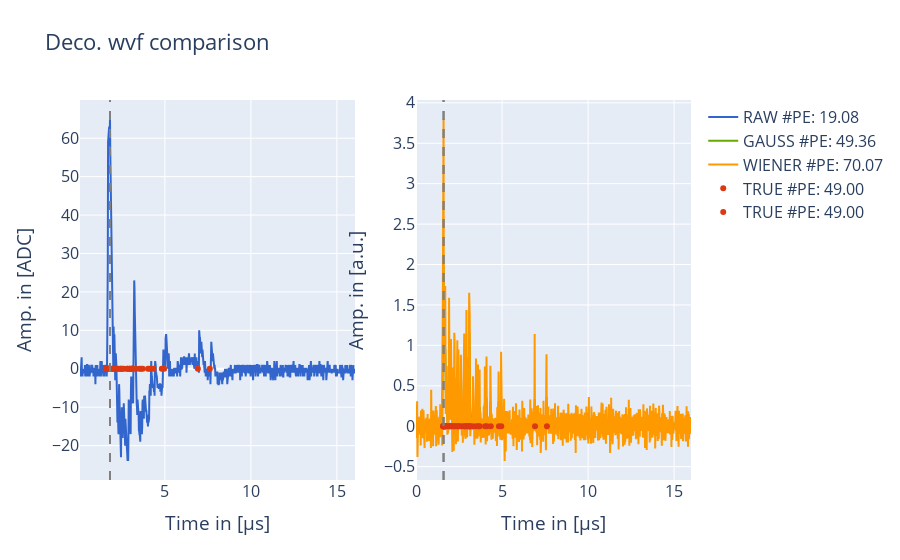

This figure's notebook cell:
### Markdown cell above
*** VISUALIZE DATA ***

### Code cell
num = np.random.randint(len(data1["RECO"]["WVF"]))
# num = np.where(np.asarray(data2["RECO"]["CH"]) == 232)[0][0]
print(num)

fig = make_subplots(rows=1, cols=2,subplot_titles=('', ''))

fig.add_trace(go.Scatter(line=dict(color=color_map[data1["LABEL"]]),name="%s #PE: %.2f"%(data1["LABEL"],data1["RECO"]["PE"][num]),x=data1["RECO"]["WVF_X"][num],y=data1["RECO"]["WVF"][num]-data1["PEDESTAL"]),col=1,row=1)
fig.add_trace(go.Scatter(line=dict(color=color_map[data2["LABEL"]]),name="%s #PE: %.2f"%(data2["LABEL"],data2["RECO"]["PE"][num]),x=data2["RECO"]["WVF_X"][num],y=data2["RECO"]["WVF"][num]),col=2,row=1)
fig.add_trace(go.Scatter(line=dict(color=color_map[data3["LABEL"]]),name="%s #PE: %.2f"%(data3["LABEL"],data3["RECO"]["PE"][num]),x=data3["RECO"]["WVF_X"][num],y=data3["RECO"]["WVF"][num]),col=2,row=1)

fig.add_vline(x=data1["RECO"]["T0"][num], line_width=2, line_dash="dash", line_color="gray",col=1)
fig.add_vline(x=data2["RECO"]["T0"][num], line_width=2, line_dash="dash", line_color="gray",col=2)
fig.add_vline(x=data3["RECO"]["T0"][num], line_width=2, line_dash="dash", line_color="gray",col=2)

try:
    if len(data1["TRUE"]["PETIMES"][num]) > 100:
        fig.add_trace(go.Histogram(name="TRUE #PE: %.2f"%(len(data1["TRUE"]["PETIMES"][num])),x=np.asarray(data1["TRUE"]["PETIMES"][num])+data1["PRETRIGGER"]*data1["SAMPLING"]*1e6),col=1,row=1)
    else:
        fig.add_trace(go.Scatter(mode="markers",line=dict(color="#DC3912"),name="TRUE #PE: %.2f"%(len(data1["TRUE"]["PETIMES"][num])),x=np.asarray(data1["TRUE"]["PETIMES"][num])+data1["PRETRIGGER"]*data1["SAMPLING"]*1e6,y=np.zeros(len(data1["TRUE"]["PETIMES"][num]))),col=1,row=1)
        fig.add_trace(go.Scatter(mode="markers",line=dict(color="#DC3912"),name="TRUE #PE: %.2f"%(len(data1["TRUE"]["PETIMES"][num])),x=np.asarray(data1["TRUE"]["PETIMES"][num])+data1["PRETRIGGER"]*data1["SAMPLING"]*1e6,y=np.zeros(len(data1["TRUE"]["PETIMES"][num]))),col=2,row=1)
except:
    print("WVF WITHOUT TRUE PHOTONS")
    
fig.update_layout(title = "Deco. wvf comparison",xaxis_title  = "Time in [&mu;s]",yaxis_title  = "Amp. in [ADC]",xaxis2_title = "Time in [&mu;s]",yaxis2_title = "Amp. in [a.u.]",)
fig.update_layout(autosize=True,font=dict(size=16))

fig.show()

### Figure 1 — Plotly figure (JSON) as saved in the notebook; plotly's stock layout.template omitted (floating-point values rounded to 4 significant figures; data arrays with more than 128 entries replaced by an {"elided": "..."} marker saying what was removed)
{"data": [{"line": {"color": "#3366CC"}, "name": "RAW #PE: 19.08", "type": "scatter", "x": {"elided": "1000 float values"}, "xaxis": "x", "y": {"elided": "1000 int values"}, "yaxis": "y"}, {"line": {"color": "#66AA00"}, "name": "GAUSS #PE: 49.36", "type": "scatter", "x": {"elided": "1000 float values"}, "xaxis": "x2", "y": {"elided": "1000 float values"}, "yaxis": "y2"}, {"line": {"color": "#FF9900"}, "name": "WIENER #PE: 70.07", "type": "scatter", "x": {"elided": "1000 float values"}, "xaxis": "x2", "y": {"elided": "1000 float values"}, "yaxis": "y2"}, {"line": {"color": "#DC3912"}, "mode": "markers", "name": "TRUE #PE: 49.00", "type": "scatter", "x": [1.568, 1.579, 1.596, 1.597, 1.615, 1.615, 1.623, 1.624, 1.653, 1.668, 1.687, 1.709, 1.716, 1.723, 1.786, 1.938, 1.943, 1.978, 2.057, 2.067, 2.18, 2.235, 2.255, 2.389, 2.413, 2.488, 2.525, 2.63, 2.808, 2.822, 2.939, 2.944, 3.033, 3.082, 3.107, 3.116, 3.116, 3.143, 3.327, 3.511, 3.612, 3.708, 4.018, 4.116, 4.344, 4.817, 4.955, 6.915, 7.609], "xaxis": "x", "y": [0, 0, 0, 0, 0, 0, 0, 0, 0, 0, 0, 0, 0, 0, 0, 0, 0, 0, 0, 0, 0, 0, 0, 0, 0, 0, 0, 0, 0, 0, 0, 0, 0, 0, 0, 0, 0, 0, 0, 0, 0, 0, 0, 0, 0, 0, 0, 0, 0], "yaxis": "y"}, {"line": {"color": "#DC3912"}, "mode": "markers", "name": "TRUE #PE: 49.00", "type": "scatter", "x": [1.568, 1.579, 1.596, 1.597, 1.615, 1.615, 1.623, 1.624, 1.653, 1.668, 1.687, 1.709, 1.716, 1.723, 1.786, 1.938, 1.943, 1.978, 2.057, 2.067, 2.18, 2.235, 2.255, 2.389, 2.413, 2.488, 2.525, 2.63, 2.808, 2.822, 2.939, 2.944, 3.033, 3.082, 3.107, 3.116, 3.116, 3.143, 3.327, 3.511, 3.612, 3.708, 4.018, 4.116, 4.344, 4.817, 4.955, 6.915, 7.609], "xaxis": "x2", "y": [0, 0, 0, 0, 0, 0, 0, 0, 0, 0, 0, 0, 0, 0, 0, 0, 0, 0, 0, 0, 0, 0, 0, 0, 0, 0, 0, 0, 0, 0, 0, 0, 0, 0, 0, 0, 0, 0, 0, 0, 0, 0, 0, 0, 0, 0, 0, 0, 0], "yaxis": "y2"}], "layout": {"autosize": true, "font": {"size": 16}, "shapes": [{"line": {"color": "gray", "dash": "dash", "width": 2}, "type": "line", "x0": 1.808, "x1": 1.808, "xref": "x", "y0": 0, "y1": 1, "yref": "y domain"}, {"line": {"color": "gray", "dash": "dash", "width": 2}, "type": "line", "x0": 1.6, "x1": 1.6, "xref": "x2", "y0": 0, "y1": 1, "yref": "y2 domain"}, {"line": {"color": "gray", "dash": "dash", "width": 2}, "type": "line", "x0": 1.6, "x1": 1.6, "xref": "x2", "y0": 0, "y1": 1, "yref": "y2 domain"}], "title": {"text": "Deco. wvf comparison"}, "xaxis": {"anchor": "y", "domain": [0, 0.45], "title": {"text": "Time in [&mu;s]"}}, "xaxis2": {"anchor": "y2", "domain": [0.55, 1], "title": {"text": "Time in [&mu;s]"}}, "yaxis": {"anchor": "x", "domain": [0, 1], "title": {"text": "Amp. in [ADC]"}}, "yaxis2": {"anchor": "x2", "domain": [0, 1], "title": {"text": "Amp. in [a.u.]"}}}}
